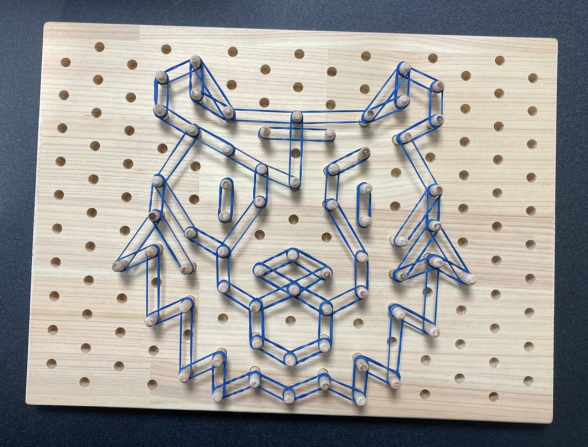
#> input picture resize/tiger.png, 1176 x 894 px, given in place of tiger.jpg, which was not available (shown at 1/2 size)
$ python stringResult2.py
#> lines starting #> are read from the running program, lines starting #| are printed output that depends on the picture; after the words box and inside, x2 and y2 are one past the last pixel; in counts of white or black regions, pixels touching at a corner belong together; pictures that were not available may be replaced by others from this repository, and a replacement may not be noted
#> further down, image2 is the input picture: shape (894, 1176, 3); mean B, G, R 154.9, 157.9, 159.3
import numpy as np
import cv2
import matplotlib.pyplot as plt


# [49 lines left out: functions dist_p2l, draw_boundary, ckeck_boundary, not called in this run]


def order_points(pts):
    rect = np.zeros((4, 2), dtype="float32")  # 일단 최종적으로 넘길 array도 x,y 쌍이 4개인 array이기 때문에

    s = pts.sum(axis=1)  # sum() : 넘겨받은 배열의 각 행이나 열의 합을 도출하는 함수
    # axis = 1 : 각 행에 대한 합을 계산하는 것
    rect[0] = pts[np.argmin(s)]  # x+y의 최대값
    rect[2] = pts[np.argmax(s)]  # x+y의 최소값
    # 을 이용해서 각 꼭지점의 위치를 파악한 후 반환한다.

    diff = np.diff(pts, axis=1)
    rect[1] = pts[np.argmin(diff)]  # y-x의 최소값
    rect[3] = pts[np.argmax(diff)]  # y-x의 최대값
    # 을 이용해서 각 꼭지점의 위치를 파악한 후 반환한다.

    return rect


def auto_scan_image(image):
    orig = image.copy()  # 원본 이미지는 따로 복사해놓음

    r = 800.0 / image.shape[0]
#> r = 0.895
    dim = (int(image.shape[1] * r), 800)
#> dim = (1052, 800)
    image = cv2.resize(image, dim, interpolation=cv2.INTER_AREA)  # 이미지를 resize
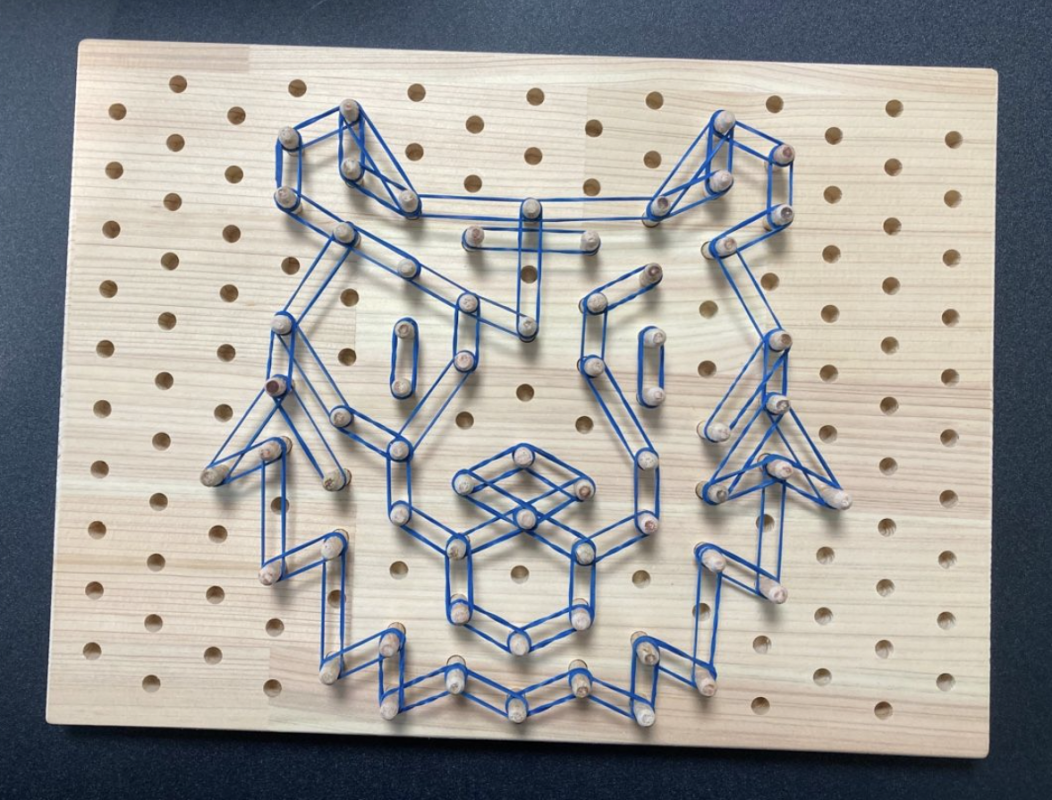
#> image: shape (800, 1052, 3); mean of channels 0, 1, 2 154.9, 157.9, 159.3; drawn as B, G, R

    gray = cv2.cvtColor(image, cv2.COLOR_BGR2GRAY)  # 이미지의 색공간을 BGR에서 GRAY로 바꿈
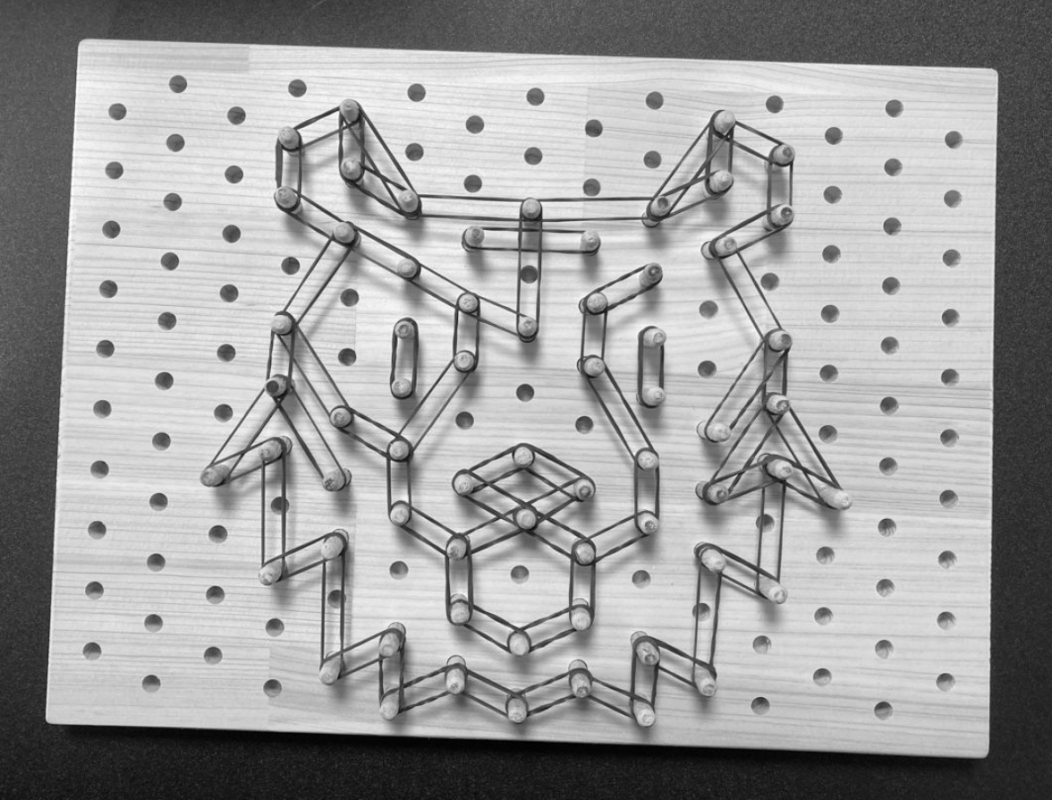
#> gray: shape (800, 1052); min 0, max 254, mean 158
    gray = cv2.GaussianBlur(gray, (3, 3), 0)  # GaussianBlur를 통해 blur효과를 줌. 외곽 검출을 더 쉽게 함.
    edged = cv2.Canny(gray, 75, 200)  # Canny Edge Detection을 통해서 edge를 검출하게 됨.
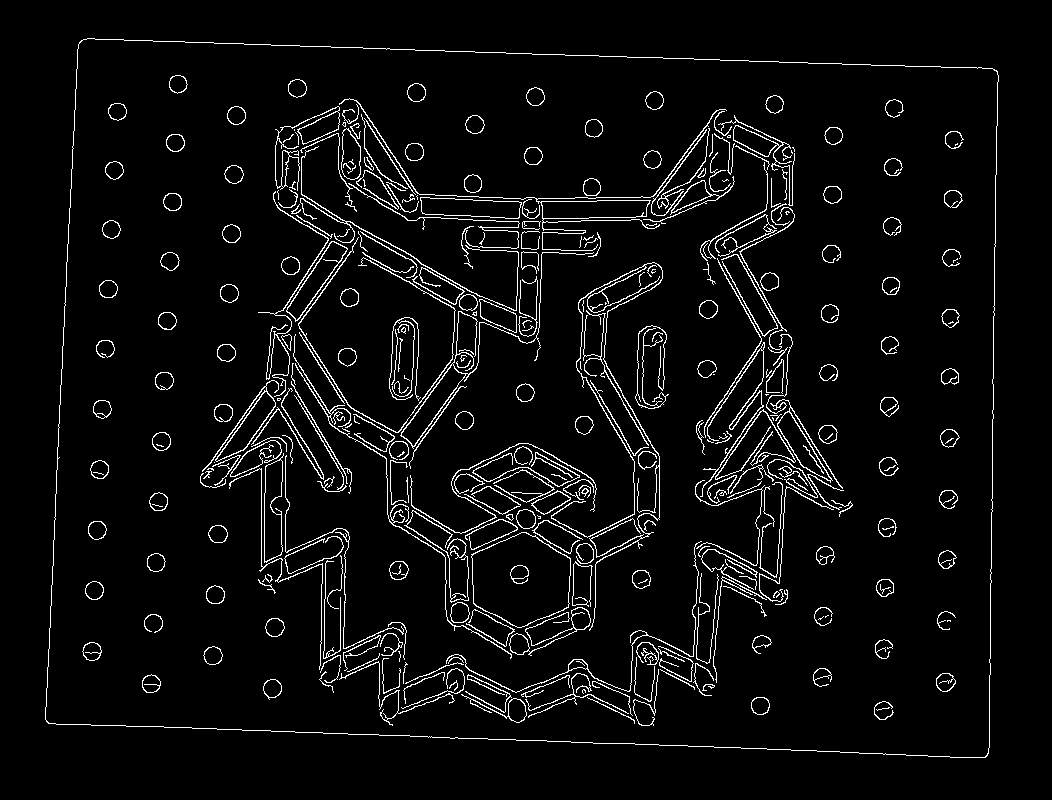
#> edged: shape (800, 1052); 4.7% white in thin lines or dots, all inside (x1, y1, x2, y2) = (45, 38, 999, 758)

    # 엣지가 검출된 이미지를 출력.

    # STEP 2 : Find Contour of Pager: 검출된 edge를 통해서 외곽을 찾아본다.

    (cnts, _) = cv2.findContours(edged.copy(), cv2.RETR_LIST,
                                 cv2.CHAIN_APPROX_SIMPLE)  # findContours를 통해 contours들을 반환받음
#> cnts = 455 contours, 193 with area under 20; largest, box (x1, y1, x2, y2) and area: (45, 38, 999, 758) 639894, (45, 38, 999, 758) 639882, (471, 532, 571, 628) 7092, (471, 532, 571, 628) 7030, (339, 98, 727, 251) 1918
    # 계층 관계는 필요가 없기 때문에 contour만 명시적으로 반환을 받겠다.
    cnts = sorted(cnts, key=cv2.contourArea, reverse=True)[:5]  # 반환 받은 contour를 외곽이 그린 면적이 큰 순서대로 정렬해서 5개만 받아온다.
#> cnts = 5 contours; box (x1, y1, x2, y2) and area: (45, 38, 999, 758) 639894, (45, 38, 999, 758) 639882, (471, 532, 571, 628) 7092, (471, 532, 571, 628) 7030, (339, 98, 727, 251) 1918
    # cv2.contourArea는 contour가 그린 면적을 의미함

    # 그렇게 받아온 contour를 순차적으로 탐색하면서
    for c in cnts:
        peri = cv2.arcLength(c, True)  # contour가 그리는 길이를 반환
        approx = cv2.approxPolyDP(c, 0.02 * peri, True)  # 그 길이에 2% 정도 오차를 해서 approxPolyDP를 통해 도형을 조금 근사해서 구함

        # 도형을 근사해서 외곽을 추출한 외곽이 꼭지점이 4개라면 그것이 명암의 외곽으로 본다.
        # 정리하자면, 찾아낸 외곽들 중에서 가장 큰 것 순서대로 꼭지점이 4개인 것을 찾아냈을 때 바로 그것이 명함의 외곽이다라고 보는 것이다.
        if len(approx) == 4:
            screenCnt = approx
            break
#> this loop made 1 pass
#> (peri, screenCnt) on pass 1: (3289.1, [[79, 42], [48, 723], [987, 755], [996, 70]])

    # STEP 3 : Apply Perspective Transform

    rect = order_points(screenCnt.reshape(4, 2) / r)  # contours에서 4개의 꼭지점을 topLeft, topRight, bottomRight, bottomLeft
#> in order_points, `s = pts.sum(axis=1)`: s = [135.2, 861.6, 1946.7, 1191.3]
#> in order_points, `diff = np.diff(pts, axis=1)`: diff = [-41.35, 754.3, -259.3, -1034.8]
#> rect = [[88.28, 46.94], [1113, 78.22], [1103, 843.7], [53.64, 808]]
    # parameter : 구했던 contour배열을 4행2열의 배열로 재정렬해서 (x,y)쌍이 4개로 묶인 것을 넘김
    (topLeft, topRight, bottomRight, bottomLeft) = rect
#> topLeft = [88.28, 46.94]; topRight = [1113, 78.22]; bottomRight = [1103, 843.7]; bottomLeft = [53.64, 808]

    # 두개의 너비와 높이를 계산해서
    w1 = abs(bottomRight[0] - bottomLeft[0])
#> w1 = 1049.3
    w2 = abs(topRight[0] - topLeft[0])
#> w2 = 1024.7
    h1 = abs(topRight[1] - bottomRight[1])
#> h1 = 765.5
    h2 = abs(topLeft[1] - bottomLeft[1])
#> h2 = 761

    # 최대 너비와 최대 높이를 계산한다.
    maxWidth = max([w1, w2])
#> maxWidth = 1049.3
    maxHeight = max([h1, h2])
#> maxHeight = 765.5

    # 그리고 변환될 좌표의 위치를 초기화해서
    dst = np.float32([[0, 0], [maxWidth - 1, 0], [maxWidth - 1, maxHeight - 1], [0, maxHeight - 1]])
#> dst = [[0, 0], [1048.3, 0], [1048.3, 764.5], [0, 764.5]]

    # getPerspectiveTransform()함수를 통해서 나머지 픽셀을 옮기는 매트릭스 M에 반환한다.
    M = cv2.getPerspectiveTransform(rect, dst)
#> M = [[1.03, 0.0468, -92.98], [-0.0314, 1.03, -45.53], [3.69e-06, 3.18e-05, 1]]

    # 그 매트릭스 M을 warpPerspective()에 넣음으로써 최종적으로 반듯한 사각형으로 변환된 이미지를 받게 된다.
#> (the run stopped early here; a loop or call above may not have finished)
